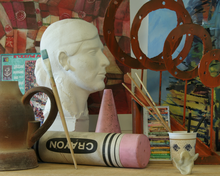
%> input picture view1.png, 220 x 176 px, shrunk from 1390 x 1110 before the run
$ octave scanline_simple_tree_new_distance.m   (GNU Octave 9; MATLAB toolbox functions it lacks are replaced by stand-ins)
%> lines starting %> are read from the running program, lines starting %| are printed output that depends on the picture
%%
%we can use the view1 as the reference frame, then find the disparity map
%for each pixel, which minimizes the energy function. The energy function
%is made of 2 parts, similarity + smoothness

%%
%initialization of parameters
maxd = 18;
beta1 = 1.;
beta2 = 3.;
ratio = 0.0001;
rescale = 5;
global_shift = 150;

beta1 = beta1*ratio;
beta2 = beta2*ratio;

%read in the original images, view1 is seen from
%the left and view2 is seen from the right
view1 = im2double(imread('C:\Users\Bing\Desktop\Graphical Model\stereo image segmentation\Art-2views\Art\view1.png'));
view2 = im2double(imread('C:\Users\Bing\Desktop\Graphical Model\stereo image segmentation\Art-2views\Art\view5.png'));
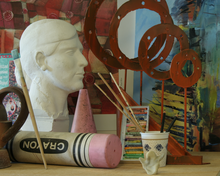
%> input picture view5.png, 220 x 176 px, shrunk from 1390 x 1110 before the run
ground_truth1 = imread('C:\Users\Bing\Desktop\Graphical Model\stereo image segmentation\Art-2views\Art\disp1.png');
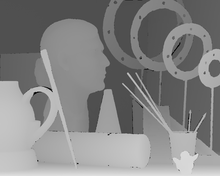
%> input picture disp1.png, 220 x 176 px, shrunk from 1390 x 1110 before the run
%> ground_truth1 is the input picture: size 176x220 uint8; min 0, max 230, mean 132.4
ground_truth2 = imread('C:\Users\Bing\Desktop\Graphical Model\stereo image segmentation\Art-2views\Art\disp5.png');
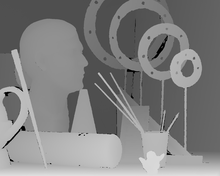
%> input picture disp5.png, 220 x 176 px, shrunk from 1390 x 1110 before the run
%> ground_truth2 is the input picture: size 176x220 uint8; min 0, max 223, mean 128.3
[x, y, z] = size(view1);    % x = 1110, y = 1390, view1 and view2 have the same sizes
%> x = 176; y = 220; z = 3

% Now we have got the optimal global shift, we are ready to find the
% disparity matrix, the naive way is like the denoysing, update the whoe
% network until convergence of all nodes.
view1 = view1(:, (global_shift+1):end, :);
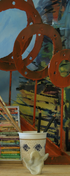
%> view1: size 176x70x3 double; mean R, G, B 0.349, 0.308, 0.228
view2 = view2(:, 1:(y-global_shift), :);
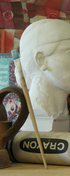
%> view2: size 176x70x3 double; mean R, G, B 0.511, 0.477, 0.406
y = y - global_shift;
%> y = 70
x = x/rescale;
%> x = 35.2
y = y/rescale;
%> y = 14
%> (the run ends here)
